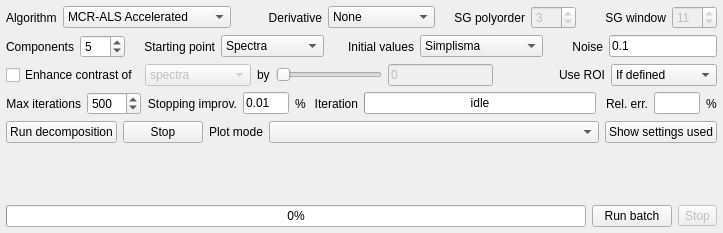
        <widget class="QWidget" name="tab_2">
         <attribute name="title">
          <string>Decomposition</string>
         </attribute>
         <layout class="QVBoxLayout" name="verticalLayout_3" stretch="0,0,0,0,0,1,0">
          <property name="leftMargin">
           <number>6</number>
          </property>
          <property name="topMargin">
           <number>6</number>
          </property>
          <property name="rightMargin">
           <number>6</number>
          </property>
          <property name="bottomMargin">
           <number>6</number>
          </property>
          <item>
           <layout class="QHBoxLayout" name="horizontalLayout" stretch="0,2,1,0,1,0,1,0">
            <item>
             <widget class="QLabel" name="label_7">
              <property name="text">
               <string>Algorithm</string>
              </property>
             </widget>
            </item>
            <item>
             <widget class="QComboBox" name="comboBoxAlgorithm">
              <item>
               <property name="text">
                <string>MCR-ALS Accelerated</string>
               </property>
              </item>
              <item>
               <property name="text">
                <string>MCR-ALS</string>
               </property>
              </item>
             </widget>
            </item>
            <item>
             <widget class="QLabel" name="label_8">
              <property name="text">
               <string>Derivative</string>
              </property>
              <property name="alignment">
               <set>Qt::AlignRight|Qt::AlignTrailing|Qt::AlignVCenter</set>
              </property>
             </widget>
            </item>
            <item>
             <widget class="QComboBox" name="comboBoxDerivative">
              <item>
               <property name="text">
                <string>None</string>
               </property>
              </item>
              <item>
               <property name="text">
                <string>1st derivative</string>
               </property>
              </item>
              <item>
               <property name="text">
                <string>2nd derivative</string>
               </property>
              </item>
             </widget>
            </item>
            <item>
             <widget class="QLabel" name="label_11">
              <property name="text">
               <string>SG polyorder</string>
              </property>
              <property name="alignment">
               <set>Qt::AlignRight|Qt::AlignTrailing|Qt::AlignVCenter</set>
              </property>
             </widget>
            </item>
            <item>
             <widget class="QSpinBox" name="spinBoxDerivativePoly">
              <property name="enabled">
               <bool>false</bool>
              </property>
              <property name="minimumSize">
               <size>
                <width>45</width>
                <height>0</height>
               </size>
              </property>
              <property name="minimum">
               <number>1</number>
              </property>
              <property name="maximum">
               <number>5</number>
              </property>
              <property name="singleStep">
               <number>2</number>
              </property>
              <property name="value">
               <number>3</number>
              </property>
             </widget>
            </item>
            <item>
             <widget class="QLabel" name="label_9">
              <property name="text">
               <string>SG window</string>
              </property>
              <property name="alignment">
               <set>Qt::AlignRight|Qt::AlignTrailing|Qt::AlignVCenter</set>
              </property>
             </widget>
            </item>
            <item>
             <widget class="QSpinBox" name="spinBoxDerivativeWindow">
              <property name="enabled">
               <bool>false</bool>
              </property>
              <property name="minimumSize">
               <size>
                <width>45</width>
                <height>0</height>
               </size>
              </property>
              <property name="minimum">
               <number>5</number>
              </property>
              <property name="singleStep">
               <number>2</number>
              </property>
              <property name="value">
               <number>11</number>
              </property>
             </widget>
            </item>
           </layout>
          </item>
          <item>
           <layout class="QHBoxLayout" name="horizontalLayout_3" stretch="0,0,1,1,1,1,2">
            <item>
             <widget class="QLabel" name="label_3">
              <property name="text">
               <string>Components</string>
              </property>
              <property name="alignment">
               <set>Qt::AlignRight|Qt::AlignTrailing|Qt::AlignVCenter</set>
              </property>
             </widget>
            </item>
            <item>
             <widget class="QSpinBox" name="spinBoxComponents">
              <property name="sizePolicy">
               <sizepolicy hsizetype="Preferred" vsizetype="Fixed">
                <horstretch>0</horstretch>
                <verstretch>0</verstretch>
               </sizepolicy>
              </property>
              <property name="minimumSize">
               <size>
                <width>45</width>
                <height>0</height>
               </size>
              </property>
              <property name="minimum">
               <number>1</number>
              </property>
              <property name="maximum">
               <number>40</number>
              </property>
              <property name="value">
               <number>5</number>
              </property>
             </widget>
            </item>
            <item>
             <widget class="QLabel" name="label_4">
              <property name="sizePolicy">
               <sizepolicy hsizetype="MinimumExpanding" vsizetype="Preferred">
                <horstretch>0</horstretch>
                <verstretch>0</verstretch>
               </sizepolicy>
              </property>
              <property name="text">
               <string>Starting point</string>
              </property>
              <property name="alignment">
               <set>Qt::AlignRight|Qt::AlignTrailing|Qt::AlignVCenter</set>
              </property>
             </widget>
            </item>
            <item>
             <widget class="QComboBox" name="comboBoxStartingPoint">
              <item>
               <property name="text">
                <string>Spectra</string>
               </property>
              </item>
              <item>
               <property name="text">
                <string>Contributions</string>
               </property>
              </item>
             </widget>
            </item>
            <item>
             <widget class="QLabel" name="label_6">
              <property name="sizePolicy">
               <sizepolicy hsizetype="MinimumExpanding" vsizetype="Preferred">
                <horstretch>0</horstretch>
                <verstretch>0</verstretch>
               </sizepolicy>
              </property>
              <property name="toolTip">
               <string>The SIMPLISMA algorithm attempts to chooses maximally orthogonal components. The SIMPLISMA noise parameter is set to 0.1 here.

K-means clustering performs a clustering on the unscaled data and chooses representative cluster centers as starting points.</string>
              </property>
              <property name="text">
               <string>Initial values</string>
              </property>
              <property name="alignment">
               <set>Qt::AlignRight|Qt::AlignTrailing|Qt::AlignVCenter</set>
              </property>
             </widget>
            </item>
            <item>
             <widget class="QComboBox" name="comboBoxInitialValues">
              <item>
               <property name="text">
                <string>Simplisma</string>
               </property>
              </item>
              <item>
               <property name="text">
                <string>K means clusters</string>
               </property>
              </item>
              <item>
               <property name="text">
                <string>Clustersubtract</string>
               </property>
              </item>
             </widget>
            </item>
            <item>
             <widget class="QStackedWidget" name="stackedWidgetInit">
              <property name="currentIndex">
               <number>0</number>
              </property>
              <widget class="QWidget" name="page_2">
               <layout class="QHBoxLayout" name="horizontalLayout_6" stretch="1,0">
                <property name="leftMargin">
                 <number>0</number>
                </property>
                <property name="topMargin">
                 <number>0</number>
                </property>
                <property name="rightMargin">
                 <number>0</number>
                </property>
                <property name="bottomMargin">
                 <number>0</number>
                </property>
                <item>
                 <widget class="QLabel" name="label_22">
                  <property name="text">
                   <string>Noise</string>
                  </property>
                  <property name="alignment">
                   <set>Qt::AlignRight|Qt::AlignTrailing|Qt::AlignVCenter</set>
                  </property>
                 </widget>
                </item>
                <item>
                 <widget class="LineDouble" name="lineEditInitNoise">
                  <property name="text">
                   <string>0.1</string>
                  </property>
                 </widget>
                </item>
               </layout>
              </widget>
              <widget class="QWidget" name="page_3"/>
              <widget class="QWidget" name="page">
               <layout class="QHBoxLayout" name="horizontalLayout_5" stretch="1,0,1,0">
                <property name="leftMargin">
                 <number>0</number>
                </property>
                <property name="topMargin">
                 <number>0</number>
                </property>
                <property name="rightMargin">
                 <number>0</number>
                </property>
                <property name="bottomMargin">
                 <number>0</number>
                </property>
                <item>
                 <widget class="QLabel" name="label_19">
                  <property name="text">
                   <string>Skew</string>
                  </property>
                  <property name="alignment">
                   <set>Qt::AlignRight|Qt::AlignTrailing|Qt::AlignVCenter</set>
                  </property>
                 </widget>
                </item>
                <item>
                 <widget class="LineDouble" name="lineEditInitSkew">
                  <property name="text">
                   <string>100</string>
                  </property>
                 </widget>
                </item>
                <item>
                 <widget class="QLabel" name="label_21">
                  <property name="text">
                   <string>P</string>
                  </property>
                  <property name="alignment">
                   <set>Qt::AlignRight|Qt::AlignTrailing|Qt::AlignVCenter</set>
                  </property>
                 </widget>
                </item>
                <item>
                 <widget class="QSpinBox" name="spinBoxInitPower">
                  <property name="minimum">
                   <number>0</number>
                  </property>
                  <property name="maximum">
                   <number>3</number>
                  </property>
                  <property name="value">
                   <number>2</number>
                  </property>
                 </widget>
                </item>
               </layout>
              </widget>
             </widget>
            </item>
           </layout>
          </item>
          <item>
           <layout class="QHBoxLayout" name="horizontalLayout_2" stretch="0,1,0,1,1,1,1">
            <item>
             <widget class="QCheckBox" name="checkBoxContrast">
              <property name="toolTip">
               <string>Improve contrast by angle-constrained ALS; see Windig and Keenan, Applied Spectroscopy 65: 349 (2011).</string>
              </property>
              <property name="text">
               <string>Enhance contrast of</string>
              </property>
             </widget>
            </item>
            <item>
             <widget class="QComboBox" name="comboBoxContrast">
              <property name="enabled">
               <bool>false</bool>
              </property>
              <property name="sizePolicy">
               <sizepolicy hsizetype="Minimum" vsizetype="Fixed">
                <horstretch>0</horstretch>
                <verstretch>0</verstretch>
               </sizepolicy>
              </property>
              <item>
               <property name="text">
                <string>spectra</string>
               </property>
              </item>
              <item>
               <property name="text">
                <string>contributions</string>
               </property>
              </item>
             </widget>
            </item>
            <item>
             <widget class="QLabel" name="label_17">
              <property name="text">
               <string>by</string>
              </property>
             </widget>
            </item>
            <item>
             <widget class="QSlider" name="horizontalSliderContrast">
              <property name="enabled">
               <bool>false</bool>
              </property>
              <property name="maximum">
               <number>50</number>
              </property>
              <property name="pageStep">
               <number>5</number>
              </property>
              <property name="orientation">
               <enum>Qt::Horizontal</enum>
              </property>
             </widget>
            </item>
            <item>
             <widget class="LineDouble" name="lineEditContrast">
              <property name="enabled">
               <bool>false</bool>
              </property>
              <property name="sizePolicy">
               <sizepolicy hsizetype="Preferred" vsizetype="Fixed">
                <horstretch>0</horstretch>
                <verstretch>0</verstretch>
               </sizepolicy>
              </property>
              <property name="text">
               <string>0</string>
              </property>
             </widget>
            </item>
            <item>
             <widget class="QLabel" name="label_25">
              <property name="toolTip">
               <string>How to treat the region of interest. If required, at least one spectrum must be selected in every image.</string>
              </property>
              <property name="text">
               <string>Use ROI</string>
              </property>
              <property name="alignment">
               <set>Qt::AlignRight|Qt::AlignTrailing|Qt::AlignVCenter</set>
              </property>
             </widget>
            </item>
            <item>
             <widget class="QComboBox" name="comboBoxUseRoi">
              <property name="currentIndex">
               <number>1</number>
              </property>
              <item>
               <property name="text">
                <string>Ignored</string>
               </property>
              </item>
              <item>
               <property name="text">
                <string>If defined</string>
               </property>
              </item>
              <item>
               <property name="text">
                <string>Required</string>
               </property>
              </item>
             </widget>
            </item>
           </layout>
          </item>
          <item>
           <layout class="QHBoxLayout" name="horizontalLayout_4" stretch="0,0,0,1,0,1,5,1,1,0">
            <item>
             <widget class="QLabel" name="label_10">
              <property name="sizePolicy">
               <sizepolicy hsizetype="MinimumExpanding" vsizetype="Preferred">
                <horstretch>0</horstretch>
                <verstretch>0</verstretch>
               </sizepolicy>
              </property>
              <property name="text">
               <string>Max iterations</string>
              </property>
              <property name="alignment">
               <set>Qt::AlignRight|Qt::AlignTrailing|Qt::AlignVCenter</set>
              </property>
             </widget>
            </item>
            <item>
             <widget class="QSpinBox" name="spinBoxIterations">
              <property name="minimumSize">
               <size>
                <width>50</width>
                <height>0</height>
               </size>
              </property>
              <property name="minimum">
               <number>1</number>
              </property>
              <property name="maximum">
               <number>9999</number>
              </property>
              <property name="value">
               <number>500</number>
              </property>
             </widget>
            </item>
            <item>
             <widget class="QLabel" name="label_13">
              <property name="sizePolicy">
               <sizepolicy hsizetype="MinimumExpanding" vsizetype="Preferred">
                <horstretch>0</horstretch>
                <verstretch>0</verstretch>
               </sizepolicy>
              </property>
              <property name="toolTip">
               <string>Stop at this relative decrease in error</string>
              </property>
              <property name="text">
               <string>Stopping improv.</string>
              </property>
              <property name="alignment">
               <set>Qt::AlignRight|Qt::AlignTrailing|Qt::AlignVCenter</set>
              </property>
             </widget>
            </item>
            <item>
             <widget class="LineDouble" name="lineEditTolerance">
              <property name="sizePolicy">
               <sizepolicy hsizetype="Preferred" vsizetype="Fixed">
                <horstretch>0</horstretch>
                <verstretch>0</verstretch>
               </sizepolicy>
              </property>
              <property name="minimumSize">
               <size>
                <width>40</width>
                <height>0</height>
               </size>
              </property>
              <property name="text">
               <string>0.01</string>
              </property>
             </widget>
            </item>
            <item>
             <widget class="QLabel" name="label_14">
              <property name="text">
               <string>%</string>
              </property>
             </widget>
            </item>
            <item>
             <widget class="QLabel" name="label_15">
              <property name="sizePolicy">
               <sizepolicy hsizetype="MinimumExpanding" vsizetype="Preferred">
                <horstretch>0</horstretch>
                <verstretch>0</verstretch>
               </sizepolicy>
              </property>
              <property name="text">
               <string>Iteration</string>
              </property>
              <property name="alignment">
               <set>Qt::AlignRight|Qt::AlignTrailing|Qt::AlignVCenter</set>
              </property>
             </widget>
            </item>
            <item>
             <widget class="QProgressBar" name="progressBarIteration">
              <property name="value">
               <number>0</number>
              </property>
              <property name="format">
               <string>idle</string>
              </property>
             </widget>
            </item>
            <item>
             <widget class="QLabel" name="label_16">
              <property name="sizePolicy">
               <sizepolicy hsizetype="MinimumExpanding" vsizetype="Preferred">
                <horstretch>0</horstretch>
                <verstretch>0</verstretch>
               </sizepolicy>
              </property>
              <property name="toolTip">
               <string>Mean square error relative to naively estimating data as the mean of all spectra.</string>
              </property>
              <property name="text">
               <string>Rel. err.</string>
              </property>
              <property name="alignment">
               <set>Qt::AlignRight|Qt::AlignTrailing|Qt::AlignVCenter</set>
              </property>
             </widget>
            </item>
            <item>
             <widget class="QLineEdit" name="lineEditRelError">
              <property name="sizePolicy">
               <sizepolicy hsizetype="Preferred" vsizetype="Fixed">
                <horstretch>0</horstretch>
                <verstretch>0</verstretch>
               </sizepolicy>
              </property>
              <property name="minimumSize">
               <size>
                <width>40</width>
                <height>0</height>
               </size>
              </property>
              <property name="readOnly">
               <bool>true</bool>
              </property>
             </widget>
            </item>
            <item>
             <widget class="QLabel" name="label_12">
              <property name="text">
               <string>%</string>
              </property>
             </widget>
            </item>
           </layout>
          </item>
          <item>
           <layout class="QHBoxLayout" name="horizontalLayout_11" stretch="0,0,0,6,0">
            <item>
             <widget class="QPushButton" name="pushButtonStart">
              <property name="text">
               <string>Run decomposition</string>
              </property>
             </widget>
            </item>
            <item>
             <widget class="QPushButton" name="pushButtonStop">
              <property name="text">
               <string>Stop</string>
              </property>
             </widget>
            </item>
            <item>
             <widget class="QLabel" name="label_2">
              <property name="text">
               <string>Plot mode</string>
              </property>
             </widget>
            </item>
            <item>
             <widget class="QComboBox" name="comboBoxPlotMode">
              <property name="currentIndex">
               <number>-1</number>
              </property>
              <property name="maxVisibleItems">
               <number>16</number>
              </property>
             </widget>
            </item>
            <item>
             <widget class="QPushButton" name="pushButtonSettingsInfo">
              <property name="text">
               <string>Show settings used</string>
              </property>
             </widget>
            </item>
           </layout>
          </item>
          <item>
           <widget class="DecompositionPlotWidget" name="plot_decomp" native="true">
            <property name="minimumSize">
             <size>
              <width>50</width>
              <height>50</height>
             </size>
            </property>
           </widget>
          </item>
          <item>
           <layout class="QHBoxLayout" name="horizontalLayout_13">
            <item>
             <widget class="QProgressBar" name="progressBarRun">
              <property name="value">
               <number>0</number>
              </property>
             </widget>
            </item>
            <item>
             <widget class="QPushButton" name="pushButtonRun">
              <property name="toolTip">
               <string>Run decomposition with the current setting on all data files</string>
              </property>
              <property name="text">
               <string>Run batch</string>
              </property>
             </widget>
            </item>
            <item>
             <widget class="QToolButton" name="pushButtonRunStop">
              <property name="enabled">
               <bool>false</bool>
              </property>
              <property name="text">
               <string>Stop</string>
              </property>
             </widget>
            </item>
           </layout>
          </item>
         </layout>
        </widget>
